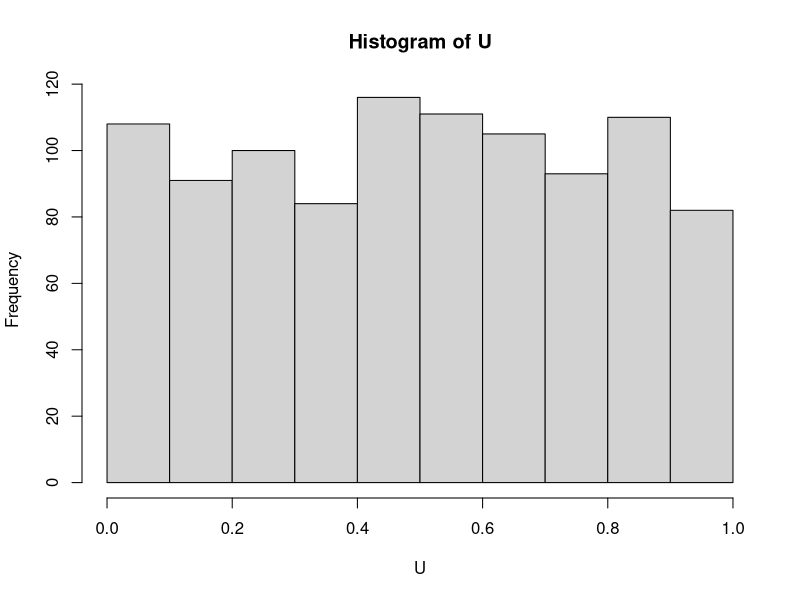
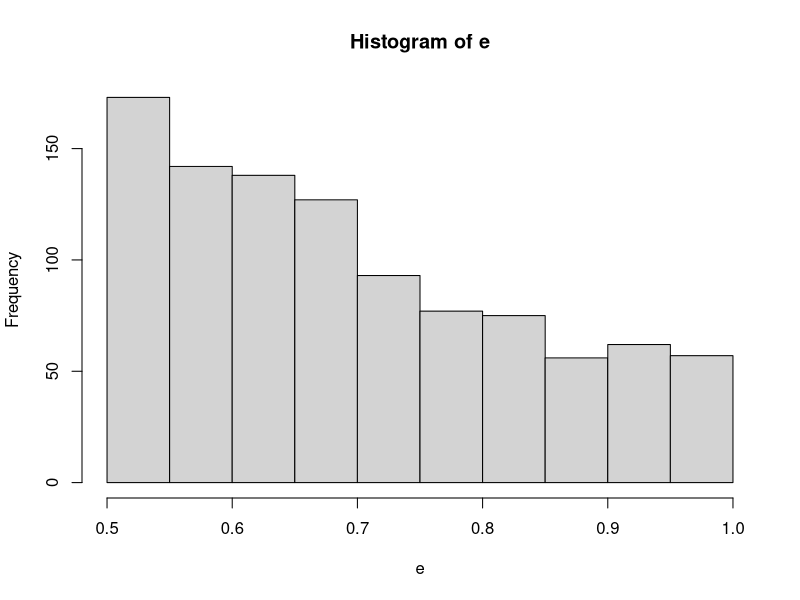

Here is the R script that generated these plots, in order: (Note: this script raises an error after producing the figures.)
# 1.	Generate 20 pseudorandom numbers using 
# xn =172 xn−1 (mod 30 307), with initial 
# seed x0 =17 218. 
X0 = 17218
x= numeric(20)
x[1] = (172*X0) %% 30307
for(i in 2:20){
  x[i] = (172*x[i-1])%% 30307
}
x
# 2.	Generate 20 pseudorandom numbers using 
# the multiplicative congruential generator 
# with b =	171 and m =32 767 with an initial 
# seed of 2019.  
X0 = 2019
x=numeric(20)
x[1] = (171*X0)%%32767
for(i in 2:20){
  x[i] = (171*x[i-1])%%32767
}
x
# 3.	Use the runif()function (with set.seed(32078))
#   to generate10 pseudorandom numbers from (a) 
# the uniform (0, 1) distribution (b) the uniform 
# (3, 7) distribution (c) the uniform (−2, 2) 
# distribution.
#a. 
set.seed(32078)
runif(10, 0, 1)
#b. 
set.seed(32078)
runif(10, -2, 2)
#c. 
set.seed(32078)
runif(10, 3, 7)
# 4.	Generate 1000 uniform pseudorandom variates
# using the runif() function, assigning them 
# to a vector called U. Use set.seed(19908).
# (a)  Compute the average, variance, and standard 
# deviation of the numbers in U.
set.seed(19908)
U = runif(1000)
mean(U)
var(U)
sd(U)
# (b) Compare your results with the true mean, 
# variance, and standard deviation.
median(U)
# (c)  Compute the proportion of the values of 
# U that are less than 0.6, and compare with 
# the probability that a uniform random variable 
# U is less than 0.6.
sum(U < 0.6)
p = rep(c('0.6', "0.61"), times = c(610, 390))
periodo = 10000
events = replicate(periodo, sample(p, 1))
tab = table(events)
tab
prop.table(tab)
# (d)  Estimate the expected value of 1/(U +	1). 
e = 1/(U+1)
e
# (e)  Construct a histogram of the values of U, 
# and of 1/(U+1).  
hist(U)
hist(e)
# 5.	Simulate 10 000 independent observations on 
# a uniformly distributed random variable on the 
# interval [3.7,5.8]. 

# (a) Estimate the mean, variance, and standard 
# deviation of such a uni- form random variable 
# and compare your estimates with the true values.
a = runif(10000, 3.7, 5.8)
mean(a)
var(a)
sd(a)
b = runif(10000)
mean(b)
var(b)
sd(b)
# (b)  Estimate the probability that such a random 
# variable is greater than 4.0. Compare with the 
# true value.
events = replicate(10000, sample((a>4), 1))
tab = table(events)
tab
prop.table(tab)
# Simulate 10 000 values of a uniform (0, 1) random 
# variable, U1, using runif(), and simulate another 
# set of 10 000 values of a uniform (0, 1)	random 
# variable U2. Assign these vectors to U1 and U2, 
# respectively. Since the values in U1 and U2 are 
# approximately independent, we can view U1 and U2 
# as independent uniform (0, 1) random variables.
# a. Estimate E . Compare with the true value, and 
# compare with an estimate of E[U1]+ E[U2].
u1 = runif(10000, 0, 1)
u2 = runif(10000, 0, 1)
E[u1 + u2]
E[u1] + E[u2]
# b. Estimate Var ) and Var(U1) + Var (U2). Are 
# they equal? Should the true values be equal? 
var(u1+u2)
var(u1) + var(u2)
# c. Estimate P 
# d. Estimate P(√U1+ √U2)≤1.5.
